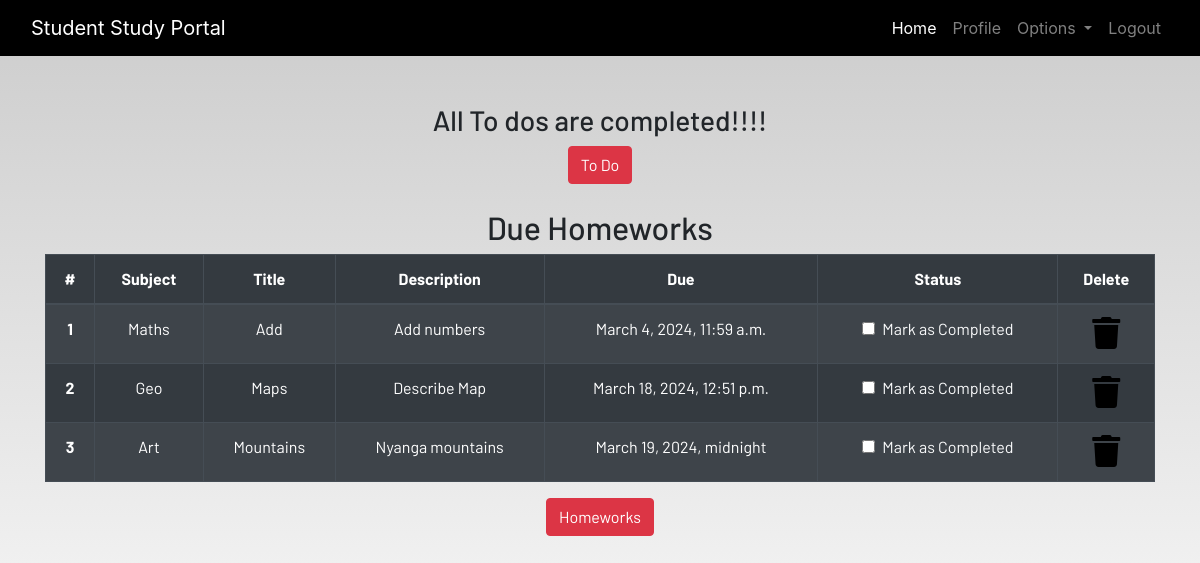
The page /profile/ (signed in) on the database as committed earlier.
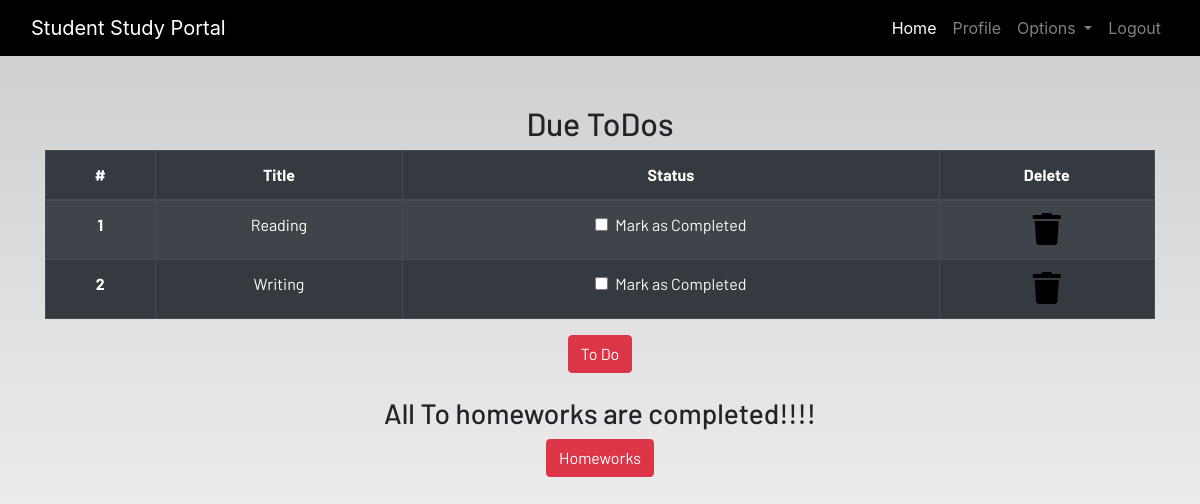
The same page on the database as committed later.
### dashboard/models.py (models this page shows, shortened)
class Homework(models.Model):
    user = models.ForeignKey(User,on_delete=models.CASCADE)
    subject = models.CharField(max_length=50)
    title = models.CharField(max_length=100)
    description = models.TextField()
    due = models.DateTimeField()
    is_finished = models.BooleanField(default=False)

class Todo(models.Model):
    user = models.ForeignKey(User,on_delete=models.CASCADE)
    title = models.CharField(max_length=100)
    is_finished = models.BooleanField(default=False)

### dashboard/views.py (the view)
# urls.py: path('profile/',dash_views.profile,name='profile'),
@login_required
def profile(request):
    homeworks = Homework.objects.filter(is_finished=False,user=request.user)
    todos = Todo.objects.filter(is_finished=False, user=request.user)
    if len(homeworks) == 0:
        homework_done = True
    else:
        homework_done = False
    if len(todos) == 0:
        todos_done = True
    else:
        todos_done = False
    context = {
        'homeworks' : homeworks,
        'todos': todos,
        'homework_done': homework_done,
        'todos_done': todos_done
    }
    return render(request,"dashboard/profile.html",context)

### dashboard/templates/dashboard/profile.html
{% extends 'dashboard/base.html' %}
{% load static %}
{% block content %}
<section class="text-center">
    <div class="container">
        {% if not todos_done %}
        <h2>Due ToDos</h2>
        <table class="table table-striped table-bordered table-hover table-dark">
            <thead>
                <tr>
                    <th scope="col">#</th>
                    <th scope="col">Title</th>
                    <th scope="col">Status</th>
                    <th scope="col">Delete</th>
                </tr>
            </thead>
            <tbody>
                {% for todo in todos %}
                <tr>
                    <th scope="row">{{forloop.counter}}</th>
                    <td>{{todo.title}}</td>
                    <td>
                        <a href="{% url 'update-todo' todo.id %}">
                            <div class="form-check">
                                {% if todo.is_finished == True %}
                                <input class="form-check-input" type="checkbox" value="" checked>
                                {% else %}
                                <input class="form-check-input" type="checkbox" value="">
                                {% endif %}
                                <label class="form-check-label text-light" for="flexCheckDefault">
                                    Mark as Completed
                                </label>
                            </div>
                        </a>
                    </td>
                    <td><a href="{% url 'delete-todo' todo.id %}"><i class="fa fa-trash fa-2x"></i></a></td>
                </tr>
                {% endfor %}
            </tbody>
        </table>
        {% else %}
        <h3>All To dos are completed!!!!</h3>
        {% endif %}
        <a href="{% url 'todo' %}" class="btn btn-danger">To Do</a>
        <br><br>
        {% if not homework_done %}
        <h2>Due Homeworks</h2>
        <table class="table table-striped table-bordered table-hover table-dark">
            <thead>
                <tr>
                    <th scope="col">#</th>
                    <th scope="col">Subject</th>
                    <th scope="col">Title</th>
                    <th scope="col">Description</th>
                    <th scope="col">Due</th>
                    <th scope="col">Status</th>
                    <th scope="col">Delete</th>
                </tr>
            </thead>
            <tbody>
                {% for homework in homeworks %}
                <tr>
                    <th scope="row">{{forloop.counter}}</th>
                    <td>{{homework.subject}}</td>
                    <td>{{homework.title}}</td>
                    <td>{{homework.description}}</td>
                    <td>{{homework.due}}</td>
                    <td>
                        <a href="{% url 'update-homework' homework.id %}">
                            <div class="form-check">
                                {% if homework.is_finished == True  %}
                                <input class="form-check-input" type="checkbox" value="" checked>
                                {% else %}
                                <input class="form-check-input" type="checkbox" value="">
                                {% endif %}
                                <label class="form-check-label text-light" for="flexCheckDefault">
                                    Mark as Completed
                                </label>
                            </div>
                        </a>
                    </td>
                    <td><a href="{% url 'delete-homework' homework.id %}"><i class="fa fa-trash fa-2x"></i></a></td>
                </tr>
                {% endfor %}
            </tbody>
        </table>
        {% else  %}
        <h3>All To homeworks are completed!!!!</h3>
       {% endif %}
        <a href="{% url 'homework' %}" class="btn btn-danger">Homeworks</a>
    </div>
</section>
{% endblock content %}

Rows that differ between the two databases and show on the page:
removed Homework: subject "Maths", title "Add", description "Add numbers", due "March 4, 2024, 11:59 a.m."
no longer on this page (row edited): Homework: subject "Geo", title "Maps", description "Describe Map", due "March 18, 2024, 12:51 p.m."
removed Homework: subject "Art", title "Mountains", description "Nyanga mountains", due "March 19, 2024, midnight"
added Todo: title "Reading"
added Todo: title "Writing"
Other text that changed with them:
text no longer shown: "All To dos are completed!!!! Due Homeworks Subject Description Due"
text now shown: "Due ToDos All To homeworks are completed!!!!"
